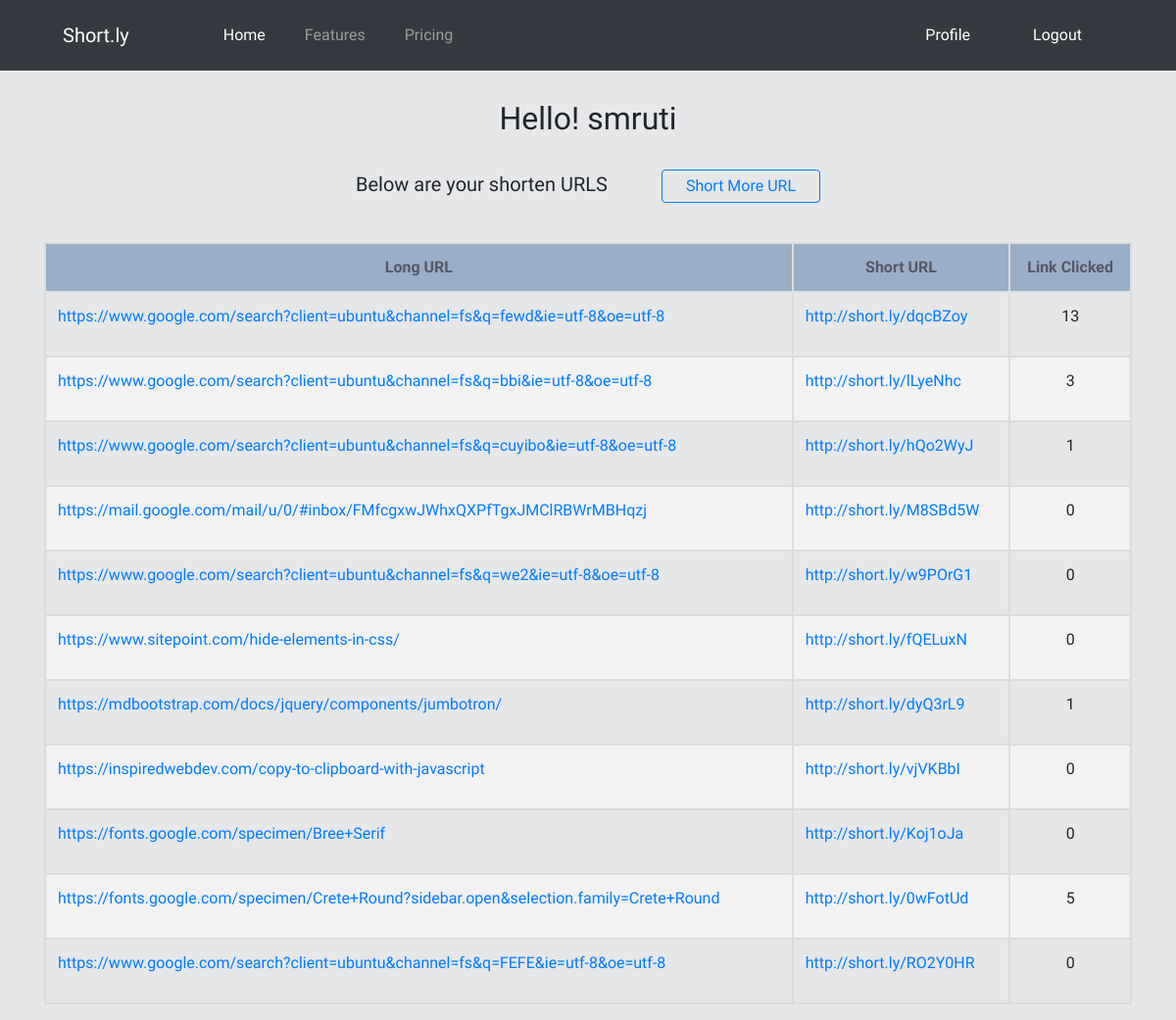
Screenshot of /profile/ (signed in) with the database file from the repository.
### short_url/models.py (models this page shows, shortened)
class Link(models.Model):
    long_url = models.URLField(null=True, blank=False)
    shortcode = models.CharField(blank=False,max_length=7)
    visits = models.IntegerField(default=0)
    user = models.ForeignKey(User, on_delete=models.CASCADE)

### users/views.py (the view)
# urls.py: path('profile/', user_views.profile, name='profile'),
@login_required()
def profile(request,*args,**kwargs):
    user1 = request.user
    urls = Link.objects.filter(user=user1)
    return render(request, 'users/profile.html',{'url':urls})

### users/templates/users/profile.html
{% extends 'base.html' %}
{% block content %}
<div class="new">
<div class="container-fluid new" >
    <h2 style="text-align:center;margin-top:30px;font-family: 'Crete Round', serif;">Hello! {{request.user}}</h2>
    <div class="border-top pb-2">
         <br><h5 style="text-align:center;font-family: 'Crete Round', serif;">Below are your shorten URLS
        <a class="btn btn-outline-primary py-1 pl-4 pr-4" style="margin-left:50px;font-family: 'Crete Round', serif;" href="{% url 'home-page' %}" role="button">Short More URL</a></h5>
    </div>
    <div class="container">
    <table class="table table-hover" style="width:100%">
    <thead>
        <tr style="text-align:center;">
          <th scope="col">Long URL</th>
          <th scope="col">Short URL</th>
          <th scope="col">Link Clicked</th>
          <br>
        </tr>
    </thead>
    <tbody>
    {% for data in url %}
    <tr>
        <td><a href="{{ data.long_url }}" target="_blank">{{ data.long_url }}</a></td>
        <td><a href=" http://short.ly:8000/{{ data.shortcode }}" target="_ blank" > http://short.ly/{{ data.shortcode }}</a></td>
        <td><p style="text-align:center;"> {{ data.visits }}</p></td>
    </tr>
    {% endfor %}
    </tbody>
    </div>
    </div>
</div>
{% endblock %}

### short_url/templates/base.html (shortened to what this page needs)
{% load static %}
<!DOCTYPE html>
<html lang="en">
<head>
    <link rel="stylesheet" type="text/css" href="{% static 'css/bootstrap.css' %}">
    <link rel="stylesheet" type="text/css" href="{% static 'css/main.css' %}" >
</head>
<body style="background:#e5e7e9;">
 {% include 'nav.html' %}
 <div style="font-family: 'Crete Round', serif;" >
 <div>
     {% block content %}{% endblock %}
 </div>
 </div>
</body>
</html>

### short_url/templates/nav.html (shortened to what this page needs)
{% load static %}
<!DOCTYPE html>
<html lang="en">
<head>
    <link rel="stylesheet" type="text/css" href="{% static 'css/bootstrap.css' %}">
</head>
<body >
<nav class="navbar navbar-expand-lg navbar-dark bg-dark" style="font-family: 'Crete Round', serif;">
  <a class="navbar-brand glow ml-5" href="#">Short.ly</a>
  <div class="collapse navbar-collapse" id="navbarText">
    <ul class="navbar-nav mr-auto">
      <li class="nav-item active ml-4">
        <a class="nav-link ml-5" href="{% url 'home-page' %}">Home <span class="sr-only">(current)</span></a>
      </li>
      <li class="nav-item ml-4">
        <a class="nav-link" href="#">Features</a>
      </li>
      <li class="nav-item ml-4 ">
        <a class="nav-link" href="#">Pricing</a>
      </li>
    </ul>
  </div>
<div>
    <span class="navbar-text mx-4" >
        <ul class="navbar-nav mr-auto ">
            {% if user.is_authenticated %}
            <li class="nav-item active">
            <a class="nav-link mr-5" href="{% url 'profile' %}">Profile</a>
            <li class="nav-item active">
            <a class="nav-link mr-5" href="{% url 'logout' %}">Logout</a>
            {% endif %}
        </ul>
    </span>
</div>
</nav>
<link rel="stylesheet" type="text/css" href="{% static 'css/bootstrap.js' %}">
</body>
</html>

### static/css/main.css (style rules this page uses)
table, th, td { border: 2px solid #DCDCDC ; font-family: 'Crete Round', serif; }
th { text-align:center; font-family: 'Crete Round', serif; background-color: #98AFC7; color: #575764; }
tr:nth-child(even) { background-color: #f2f2f2; font-family: 'Crete Round', serif; }
td { padding: 15px; text-align: left; font-family: 'Crete Round', serif; }

### rows the page displays
Link: long_url "https://www.google.com/search?client=ubuntu&channel=fs&q=fewd&ie=utf-8&oe=utf-8", shortcode "dqcBZoy", visits "13"
Link: long_url "https://www.google.com/search?client=ubuntu&channel=fs&q=bbi&ie=utf-8&oe=utf-8", shortcode "lLyeNhc", visits "3"
Link: long_url "https://www.google.com/search?client=ubuntu&channel=fs&q=cuyibo&ie=utf-8&oe=utf-8", shortcode "hQo2WyJ", visits "1"
Link: long_url "https://mail.google.com/mail/u/0/#inbox/FMfcgxwJWhxQXPfTgxJMClRBWrMBHqzj", shortcode "M8SBd5W", visits "0"
Link: long_url "https://www.google.com/search?client=ubuntu&channel=fs&q=we2&ie=utf-8&oe=utf-8", shortcode "w9POrG1", visits "0"
Link: long_url "https://www.sitepoint.com/hide-elements-in-css/", shortcode "fQELuxN", visits "0"
Link: long_url "https://mdbootstrap.com/docs/jquery/components/jumbotron/", shortcode "dyQ3rL9", visits "1"
Link: long_url "https://inspiredwebdev.com/copy-to-clipboard-with-javascript", shortcode "vjVKBbI", visits "0"
Link: long_url "https://fonts.google.com/specimen/Bree+Serif", shortcode "Koj1oJa", visits "0"
Link: long_url "https://fonts.google.com/specimen/Crete+Round?sidebar.open&selection.family=Crete+Round", shortcode "0wFotUd", visits "5"
Link: long_url "https://www.google.com/search?client=ubuntu&channel=fs&q=FEFE&ie=utf-8&oe=utf-8", shortcode "RO2Y0HR", visits "0"

### other values shown
{{ request.user }} "smruti"
